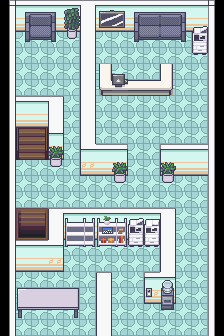

This game map was drawn from its Tiled (.tmx) file and the tilesets committed beside it. A one-line description and the trimmed map source follow:
An orthogonal 14x21 tile map with 16x16 px tiles, 4 tile layers (Tile Layer 1, Tile Layer 2, Tile Layer 3, Above Player), 4 tilesets and 38 objects (20x event, 18x collision).

<map version="1.10" tiledversion="1.11.2" orientation="orthogonal" renderorder="right-down" compressionlevel="0" width="14" height="21" tilewidth="16" tileheight="16" infinite="0" nextlayerid="7" nextobjectid="55">
 <properties>
  <property name="edges" value="clamped" />
  <property name="inside" type="bool" value="true" />
  <property name="map_type" value="dungeon" />
  <property name="scenario" value="spyder" />
  <property name="slug" value="omnichannel1" />
 </properties>
 <tileset firstgid="1" name="Office_interiors_shadowless_16x16" tilewidth="16" tileheight="16" tilecount="528" columns="22">
  <image source="../gfx/tilesets/Office_interiors_shadowless_16x16.png" width="352" height="384" />
 </tileset>
 <tileset firstgid="529" name="Interiors_16x16" tilewidth="16" tileheight="16" tilecount="2592" columns="16">
  <image source="../gfx/tilesets/Interiors_16x16.png" width="256" height="2592" />
 </tileset>
 <tileset firstgid="3121" source="../gfx/tilesets/core_indoor_stairs.tsx" />
 <tileset firstgid="6091" name="Tilesets_16x16" tilewidth="16" tileheight="16" tilecount="1760" columns="40">
  <image source="../gfx/tilesets/Tilesets_16x16.png" width="640" height="704" />
 </tileset>
 <layer id="1" name="Tile Layer 1" width="14" height="21">
  <data>[294 cells, 294 non-empty, 10 distinct tile ids]</data>
 </layer>
 <layer id="2" name="Tile Layer 2" width="14" height="21">
  <data>[294 cells, 91 non-empty, 23 distinct tile ids]</data>
 </layer>
 <layer id="3" name="Tile Layer 3" width="14" height="21">
  <data>[294 cells, 75 non-empty, 65 distinct tile ids]</data>
 </layer>
 <layer id="4" name="Above Player" width="14" height="21">
  <data>[294 cells, 0 non-empty, 0 distinct tile ids]</data>
 </layer>
 <objectgroup color="#ff0000" id="3" name="Collisions">
  <object id="1" type="collision" x="0" y="32" width="16" height="304" />
  <object id="2" type="collision" x="0" y="0" width="224" height="32" />
  <object id="4" type="collision" x="208" y="32" width="16" height="304" />
  <object id="5" type="collision" x="80" y="32" width="16" height="144" />
  <object id="6" type="collision" x="96" y="144" width="32" height="32" />
  <object id="7" type="collision" x="160" y="144" width="48" height="32" />
  <object id="8" type="collision" x="16" y="96" width="48" height="32" />
  <object id="9" type="collision" x="48" y="128" width="16" height="32" />
  <object id="10" type="collision" x="16" y="240" width="48" height="32" />
  <object id="11" type="collision" x="48" y="208" width="128" height="32" />
  <object id="12" type="collision" x="160" y="240" width="16" height="64" />
  <object id="13" type="collision" x="144" y="272" width="16" height="32" />
  <object id="14" type="collision" x="96" y="272" width="16" height="64" />
  <object id="26" type="collision" x="96" y="80" width="80" height="16" />
  <object id="27" type="collision" x="96" y="64" width="16" height="16" />
  <object id="28" type="collision" x="160" y="64" width="16" height="16" />
  <object id="34" type="collision" x="16" y="288" width="64" height="16" />
  <object id="50" type="collision" x="112" y="272" width="32" height="32">
   <properties>
    <property name="key" value="screen" />
   </properties>
  </object>
 </objectgroup>
 <objectgroup color="#ffff00" id="4" name="Events">
  <object id="18" name="Teleport to Omnichannel 2" type="event" x="16" y="144" width="16" height="16">
   <properties>
    <property name="act1" value="transition_teleport player,spyder_omnichannel2.tmx,1,12,0.3" />
    <property name="act2" value="char_face player,up" />
    <property name="cond1" value="is char_at player" />
   </properties>
  </object>
  <object id="19" name="Teleport to Omnichannel 2" type="event" x="32" y="144" width="16" height="16">
   <properties>
    <property name="act1" value="transition_teleport player,spyder_omnichannel2.tmx,2,12,0.3" />
    <property name="act2" value="char_face player,up" />
    <property name="cond1" value="is char_at player" />
   </properties>
  </object>
  <object id="21" name="Teleport to Cotton Town" type="event" x="16" y="208" width="32" height="16">
   <properties>
    <property name="act1" value="transition_teleport player,spyder_cotton_town.tmx,17,10,0.3" />
    <property name="act2" value="char_face player,down" />
    <property name="cond1" value="is char_at player" />
   </properties>
  </object>
  <object id="22" name="Play Music" type="event" x="0" y="0" width="16" height="16">
   <properties>
    <property name="act1" value="play_music music_omnichannel" />
    <property name="cond1" value="not music_playing music_omnichannel" />
   </properties>
  </object>
  <object id="24" name="Create William" type="event" x="144" y="64" width="16" height="16">
   <properties>
    <property name="act1" value="create_npc spyder_omnichannel_william,9,4" />
    <property name="cond1" value="not char_exists spyder_omnichannel_william" />
    <property name="cond2" value="not battle_outcome player,won,spyder_omnichannel_william" />
   </properties>
  </object>
  <object id="25" name="Talk William" type="event" x="144" y="48" width="16" height="16">
   <properties>
    <property name="act1" value="char_talk spyder_omnichannel_william,pre_battle" />
    <property name="act2" value="add_monster elowind,41,spyder_omnichannel_william,5,10" />
    <property name="act4" value="start_battle player,spyder_omnichannel_william" />
    <property name="act5" value="char_talk spyder_omnichannel_william,post_battle_lose" />
    <property name="behav1" value="talk spyder_omnichannel_william" />
    <property name="cond1" value="not battle_outcome player,won,spyder_omnichannel_william" />
   </properties>
  </object>
  <object id="29" name="Environment" type="event" x="16" y="0" width="16" height="16">
   <properties>
    <property name="act1" value="set_environment interior" />
    <property name="cond1" value="not environment_is interior" />
   </properties>
  </object>
  <object id="32" name="Spot Enforcer" type="event" x="16" y="192" width="32" height="16">
   <properties>
    <property name="act01" value="char_stop player" />
    <property name="act02" value="lock_controls" />
    <property name="act03" value="create_npc spyder_omnichannel_enforcer,8,7" />
    <property name="act04" value="pathfind spyder_omnichannel_enforcer,3,12" />
    <property name="act05" value="unlock_controls" />
    <property name="act06" value="char_face player,right" />
    <property name="act07" value="translated_dialog spyder_cottontown_enforcer" />
    <property name="act08" value="char_face player,down" />
    <property name="act09" value="pathfind player,2,13" />
    <property name="act10" value="remove_npc spyder_omnichannel_enforcer" />
    <property name="cond1" value="not variable_set hospitalcure:yes" />
    <property name="cond2" value="is char_at player" />
   </properties>
  </object>
  </objectgroup>
</map>
<!-- 12 of 38 objects omitted -->
